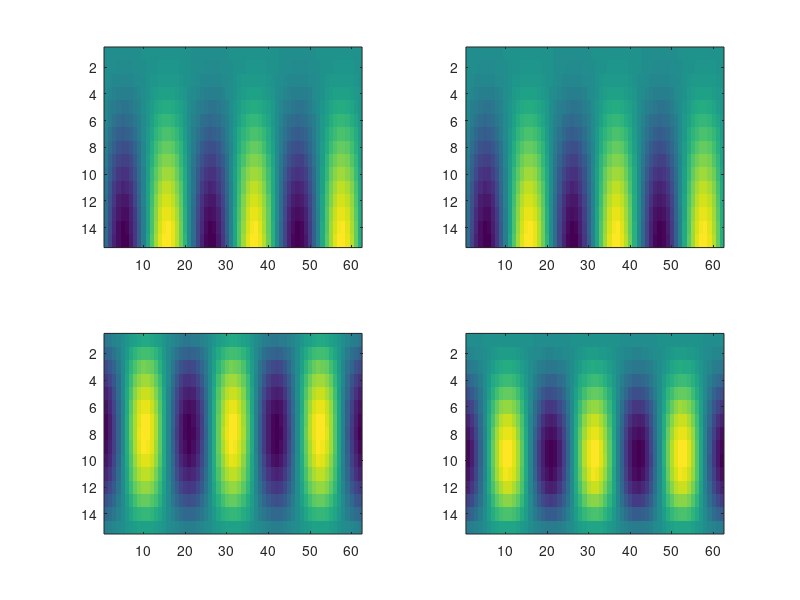

Source code (MATLAB):
function testymll
N=5;
L=3;
M=3;
Ytheta_test  = zeros(15,62);
Ytheta_output = zeros(15,62);
Yphi_test  = zeros(15,62);
Yphi_output = zeros(15,62);

for theta=1:15
    for phi=1:62
        [P, dPx] = gen_matrix(N, cos(theta/10));
        Y_test = computey(L,M,theta/10,phi/10);
        Y_output = cross_prod(M,L,theta/10,phi/10,P,dPx);
        Ytheta_test(theta,phi) = Y_test(2);
        Ytheta_output(theta,phi) = Y_output(2);
        Yphi_test(theta,phi) = Y_test(3);
        Yphi_output(theta,phi) = Y_output(3);
    end
end
subplot(2,2,1),
imagesc(Ytheta_test)

subplot(2,2,2),
imagesc(Ytheta_output)

subplot(2,2,3),
imagesc(Yphi_test)

subplot(2,2,4),
imagesc(Yphi_output)
end

function Yval=computey(L,M,theta,phi)
[Ypos,Yneg]=Yfunc2(L,theta,phi);
if M>0
Yval=Ypos{2}(L+1+M*(L-(M-1)/2),:);
else 
    M = abs(M)
Yval=Yneg{2}(L+1+M*(L-(M-1)/2),:);
end

end

function [Ypos,Yneg,Srpos,Srneg]=Yfunc2(lmax,theta,phi)
globind=@(m,l) l+1+m*(lmax-(m-1)/2);
Npt=length(theta(:));
theta=reshape(theta(:),[1 Npt]);
phi=reshape(phi(:),[1 Npt]);
Ypos{2}=zeros([globind(lmax,lmax),Npt 3]);
Yneg{2}=zeros([globind(lmax,lmax),Npt 3]);
ct=1;
for m=1:lmax
Pvals=legendrep(m,lmax,cos(theta));
Pvals2=legendrep2(m,lmax,cos(theta)); %ensure no 0/0 at a small cost
Pprime=legendrepprime(m,lmax,cos(theta),Pvals);%this prime has the -sin(theta) integrated
for inloop=m:lmax
    l=inloop;
    harmind=globind(m,l);
    locind=inloop-m+1;
    Const=1/sqrt(l*(l+1))*sqrt(((2*l+1)/(2*pi)*factorial(l-m)/factorial(l+m)));    
Ypos{2}(harmind,:,2)=-Const*Pvals2(locind,:).*(-m*sin(m*phi)); %derivative w.r.t. phi
Ypos{2}(harmind,:,3)=(Const).*Pprime(locind,:).*cos(m*phi); %derivative w.r.t. theta
Yneg{2}(harmind,:,2)=Const*Pvals2(locind,:).*(m*cos(m*phi)); %derivative w.r.t. phi
Yneg{2}(harmind,:,3)=-(Const).*Pprime(locind,:).*sin(m*phi); %derivative w.r.t. theta

end
end
Pvals=legendrep(0,lmax,cos(theta));
Pprime=legendrepprime(0,lmax,cos(theta),Pvals);
for inloop=2:lmax+1
    l=inloop-1;
    harmind=globind(0,l);m=0;
    Const=1/sqrt(l*(l+1))*sqrt(((2*l+1)/(4*pi)*factorial(l-m)/factorial(l+m)));
Ypos{2}(harmind,:,3)=Const*Pprime(inloop,:);
Yneg{2}(harmind,:,3)=Ypos{2}(harmind,:,3);
end
[Srpos,Srneg]=Yval(lmax,theta,phi);
end
function [Ypos,Yneg]=Yval(lmax,theta,phi)
globind=@(m,l) l+1+m*(lmax-(m-1)/2);
Ypos=zeros([globind(lmax,lmax),length(theta(:))]);
Yneg=zeros([globind(lmax,lmax),length(theta(:))]);
for m=1:lmax
    legen=legendrep(m,lmax,cos(theta(:)));
    for innerloop=m:lmax
        l=innerloop;
        harmind=globind(m,l);
        Const=-1/sqrt(l*(l+1))*sqrt(((2*l+1)/(2*pi)*factorial(l-m)/factorial(l+m)));
        Ypos(harmind,:)=Const*legen(l-m+1,:).*cos(m*phi);
        Yneg(harmind,:)=-Const*legen(l-m+1,:).*sin(m*phi);
    end
end
legen=legendrep(0,lmax,cos(theta(:)));
    for innerloop=1:lmax
        l=innerloop;
        m=0;
        Const=-1/sqrt(l*(l+1))*sqrt(((2*l+1)/(2*pi)*factorial(l-m)/factorial(l+m)));
Ypos(l+1,:)=Const*legen(l+1,:)/sqrt(2);
Yneg(l+1,:)=Ypos(innerloop+1,:);
    end
end
function P=legendrep(m,l,x)
%computes all legendre polynomials in an array P^{m}_{m,m+1,...,l} 0=<m<=l
P=zeros([(l-m)+1 length(x(:))]);
x=reshape(x(:),[1 length(x(:))]);
fac2=prod(1:2:(2*m-1));
P(1,:)=(-1)^(m)*fac2*(1-x.^2).^(m/2); %P^m_l l=m
if m<l
P(2,:)=x.*(2*m+1).*P(1,:);%P^m_l l=m+1
end
for lval=m+2:l
P(lval-m+1,:)=((2*lval-1)*x.*P(lval-m,:)-(lval+m-1)*P(lval-m-1,:))/(lval-m); %P^m_l l=m+1+loopit
end

end
function P=legendrep2(m,l,x)
%computes all legendre polynomials in an array P^{m}_{m,m+1,...,l} 0=<m<=l
P=zeros([(l-m)+1 length(x(:))]);
x=reshape(x(:),[1 length(x(:))]);
fac2=prod(1:2:(2*m-1));
P(1,:)=(-1)^(m)*fac2*(1-x.^2).^(m/2-1/2);
if m<l
P(2,:)=x*(2*m+1).*P(1,:);
end
for lval=m+2:l
P(lval-m+1,:)=((2*lval-1)*x.*P(lval-m,:)-(lval+m-1)*P(lval-m-1,:))/(lval-m);
end
end
function Pprime=legendrepprime(m,l,x,P)
%computes all legendre polynomials in an array P'^{m}_{m,m+1,...,l} 0=<m<=l
Pprime=zeros([(l-m)+1 length(x(:))]);
x=reshape(x(:),[1 length(x(:))]);
fac2=prod(1:2:(2*m-1));
if m~=0
Pprime(1,:)=m/2*(-1)^(m)*fac2*(-2*x).*(1-x.^2).^(m/2-1); 
else
Pprime(1,:)=0;     
end
if m<l
Pprime(2,:)=(2*m+1).*P(1,:).*(1-x.^2).^(1/2)+(2*m+1).*x.*Pprime(1,:);
end
for lval=m+2:l
Pprime(lval-m+1,:)=((2*lval-1)*P(lval-m,:).*(1-x.^2).^(1/2)+...
    (2*lval-1)*x.*Pprime(lval-m,:)-(lval+m-1)*Pprime(lval-m-1,:))/(lval-m);
end
Pprime=-Pprime;%-(1-x.^2)^1/2 is negative sin

end

function Ymll = cross_prod(M, L, theta, phi, P, dPx)
    dYml = gen_gradient(M,L,theta,phi,P,dPx);
    rvector = zeros(3,1);
    rvector(1,1) = (sqrt(L*(L+1)))^(-1);
    Ymll = cross(rvector, dYml);
end

function dYml = gen_gradient(M,L,theta,phi,P,dPx)
    dYml = zeros(3,1);
    if M > 0
        const = sqrt((2*L+1)*factorial(L-M)/(2*pi*factorial(L+M)));
        dYml(2,1) = const*dPx(L,M+1)*(-sin(theta)*cos(M*phi));
        dYml(3,1) = const*P(L,M+1)*(-M*sin(M*phi))/sin(theta);
    elseif M == 0
        dYml(2,1) = sqrt((2*L+1)/(4*pi))*dPx(L,1)*(-sin(theta));
    else
        const = -sqrt((2*L+1)*factorial(L+M)/(2*pi*factorial(L-M)));
        dYml(2,1) = const*dPx(L,-M+1)*(-sin(theta))*sin(-M*phi);
        dYml(3,1) = const*P(L,-M+1)*(-M*cos(-M*phi))/sin(theta);
    end
end

function [P, dPx] = gen_matrix(N, x)
    P = zeros(N, N+1);
    dPx = zeros(N, N+1);
    for M = 0:N
        if M == 0
            base0 = x;
            base1 = 0.5*(3*x^2-1);
            P(1,M+1) = base0;
            P(2,M+1) = base1;
        elseif M == 1
            base0 = -sqrt(1-x^2);
            base1 = 3*x*base0;
        else 
            base0 = (-1)^M*prod(1:2:(2*M-1))*sqrt((1-x^2)^M);
            base1 = (2*M+1)*x*base0;
        end
        for L = 1:N
            if L == M && M~=0
                P(L,M+1) = base0;
            elseif L == M+1 && M~=0
                P(L,M+1) = base1;
            elseif L >= 3 
                P(L, M+1) = (x*(2*L-1)*P(L-1,M+1) - (L+M-1)*P(L-2, M+1))/(L-M);
            end 
        end    
    end
    for M = 0:N
        if M == 0
            base0 = 1;
            base1 = 3*x;
            dPx(1,M+1) = base0;
            dPx(2,M+1) = base1;
        elseif M == 1
            base0 = x*(1-x^2)^(-1/2);
            base1 = (2*M+1)*P(M,M+1) + (2*M+1)*x*base0;
        else 
            base0 = (-1)^M*prod(1:2:(2*M-1))*(-x*M*(1-x^2)^(M/2-1));
            base1 = (2*M+1)*P(M,M+1) + (2*M+1)*x*base0;
        end
        for L = 1:N
            if L == M && M~=0
                dPx(L,M+1) = base0;
            elseif L == M+1 && M~=0
                dPx(L,M+1) = base1;
            elseif L >= 3 
                dPx(L,M+1) = ((2*L-1)*P(L-1,M+1) + x*(2*L-1)*dPx(L-1,M+1) - (L+M-1)*dPx(L-2,M+1))/(L-M);
            end 
        end
    end
end

